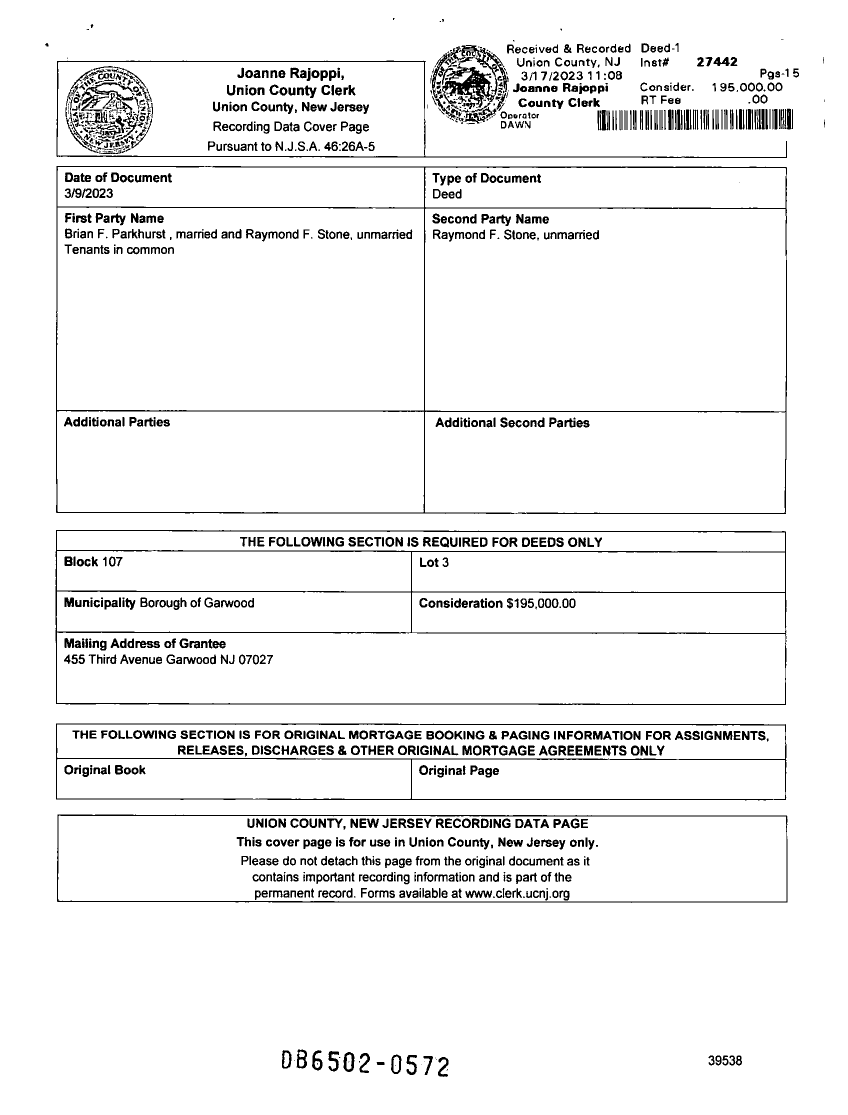
#> input picture image/Image_27442 - 2023 03 17.png, 1695 x 2229 px (shown at 1/2 size); its folder holds only this picture in this run
$ python table_extractor.py
#> lines starting #> are read from the running program, lines starting #| are printed output that depends on the picture; after the words box and inside, x2 and y2 are one past the last pixel; in counts of white or black regions, pixels touching at a corner belong together
import cv2 as cv
import numpy as np
import os


def show_destroy(winName, img):
    '''Show image for debugging
    '''
    img = cv.resize(img, (900, 750))
    cv.imshow(winName, img)
    cv.moveWindow(winName, 300, 10)
    cv.waitKey(0)
    cv.destroyWindow(winName)

def invert_img(img):
    '''Inverte a binary image using cv.bitwise_not() After applying gray-scaling &
    a constant threshold value
    '''
    gray = cv.cvtColor(img, cv.COLOR_BGR2GRAY)
    binary = cv.threshold(gray, 120, 255, cv.THRESH_BINARY)[1]
    inverted = cv.bitwise_not(binary)
    return inverted

# Get list of image names in folder so as to easily iterate over them by changing index
imgs = [i for i in os.listdir('image') if i.endswith('.png')]
imgs = [os.path.join(os.path.abspath('image'), img) for img in imgs]
src = cv.imread(imgs[0])
#> src is the input picture: shape (2229, 1695, 3); 94.5% white; 1351 black regions (251 under 20 px), largest, box (x1, y1, x2, y2) and area: (111, 1060, 1573, 1410) 17941, (112, 332, 1574, 1028) 17364, (112, 1447, 1573, 1601) 10084
assert src is not None, "Check file name or path"
# show_destroy('original', src)

inverted = invert_img(src)
# show_destroy('inverted', inverted)

horizontal = np.copy(inverted)
horizontal_SE = inverted.shape[1]
h_kernel = cv.getStructuringElement(cv.MORPH_RECT, (horizontal_SE//30, 1))
horizontal = cv.erode(horizontal, h_kernel)
#> horizontal: shape (2229, 1695); 1.1% white in thin lines or dots, all inside (x1, y1, x2, y2) = (139, 122, 1548, 1805)
# show_destroy('eroded', horizontal)
horizontal = cv.dilate(horizontal, h_kernel, iterations=3)
#> horizontal: shape (2229, 1695); 1.5% white in thin lines or dots, all inside (x1, y1, x2, y2) = (58, 122, 1632, 1805)
# show_destroy('dilated', horizontal)

vertical = np.copy(inverted)
vertical_SE = inverted.shape[0]
v_kernel = cv.getStructuringElement(cv.MORPH_RECT, (1, vertical_SE//20))
vertical = cv.erode(vertical, v_kernel)
#> vertical: shape (2229, 1695); 0.11% white in thin lines or dots, all inside (x1, y1, x2, y2) = (112, 177, 1575, 1750)
# show_destroy('eroded', vertical)
vertical = cv.dilate(vertical, v_kernel)
#> vertical: shape (2229, 1695); 0.18% white in thin lines or dots, all inside (x1, y1, x2, y2) = (112, 122, 1575, 1805)
# show_destroy('dilated', vertical)

combined = cv.add(horizontal, vertical)
# show_destroy('combined', combined)

kernel = cv.getStructuringElement(cv.MORPH_RECT, (2, 2))
combined_dilated = cv.dilate(combined, kernel, iterations=5)
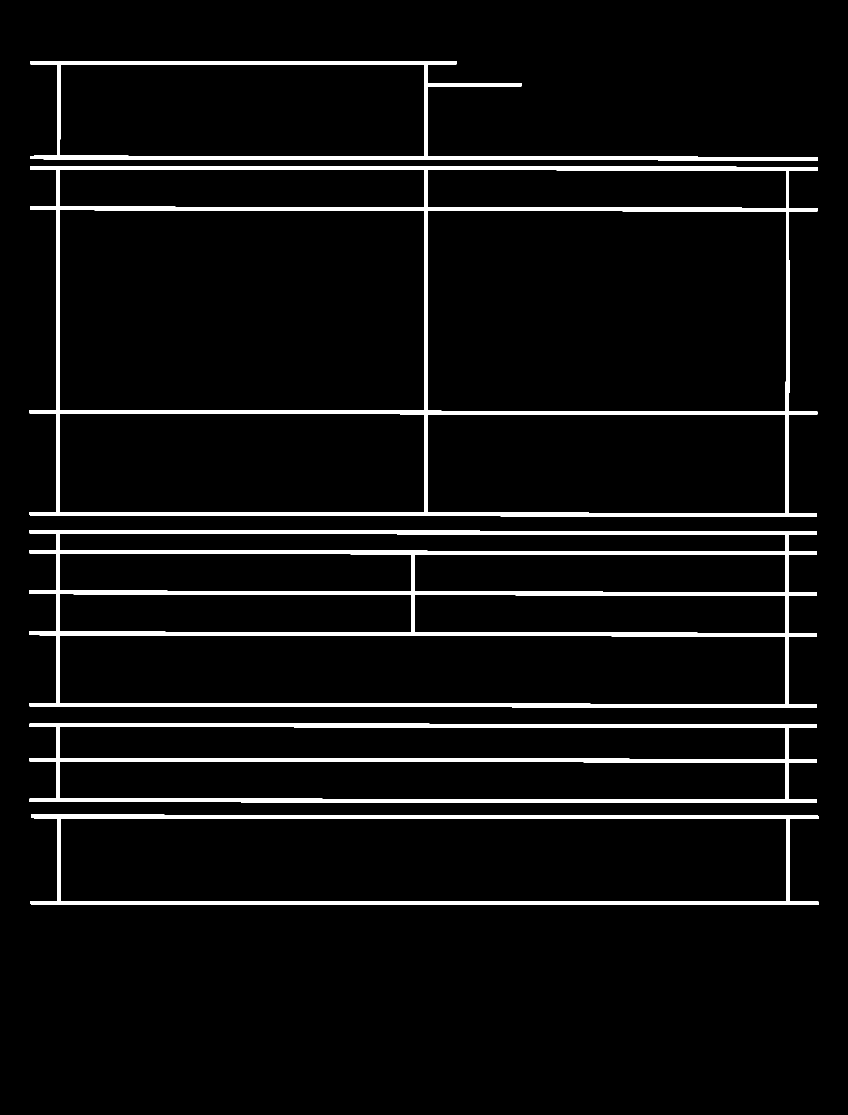
#> combined_dilated: shape (2229, 1695) (shown at 1/2 size); 5.4% white; 5 white regions
show_destroy('combined dilated', combined_dilated)
#> in show_destroy, `img = cv.resize(img, (900, 750))`:
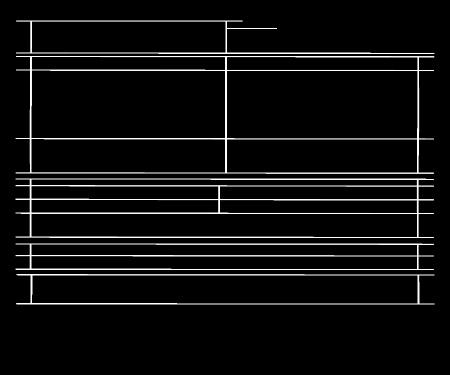
#> img: shape (750, 900) (shown at 1/2 size); min 0, max 255, mean 13.9

# Find & draw contours
contours, hierachy = cv.findContours(combined_dilated, cv.RETR_TREE, cv.CHAIN_APPROX_SIMPLE)
#> contours = 21 contours; largest, box (x1, y1, x2, y2) and area: (59, 332, 1636, 1033) 1025644, (58, 1060, 1634, 1415) 518907, (118, 419, 849, 822) 292120, (854, 421, 1573, 823) 287500, (61, 1629, 1637, 1810) 262796
src_with_cntrs = src.copy()
src_with_cntrs = cv.drawContours(src_with_cntrs, contours, -1, (255, 0, 0), 2)
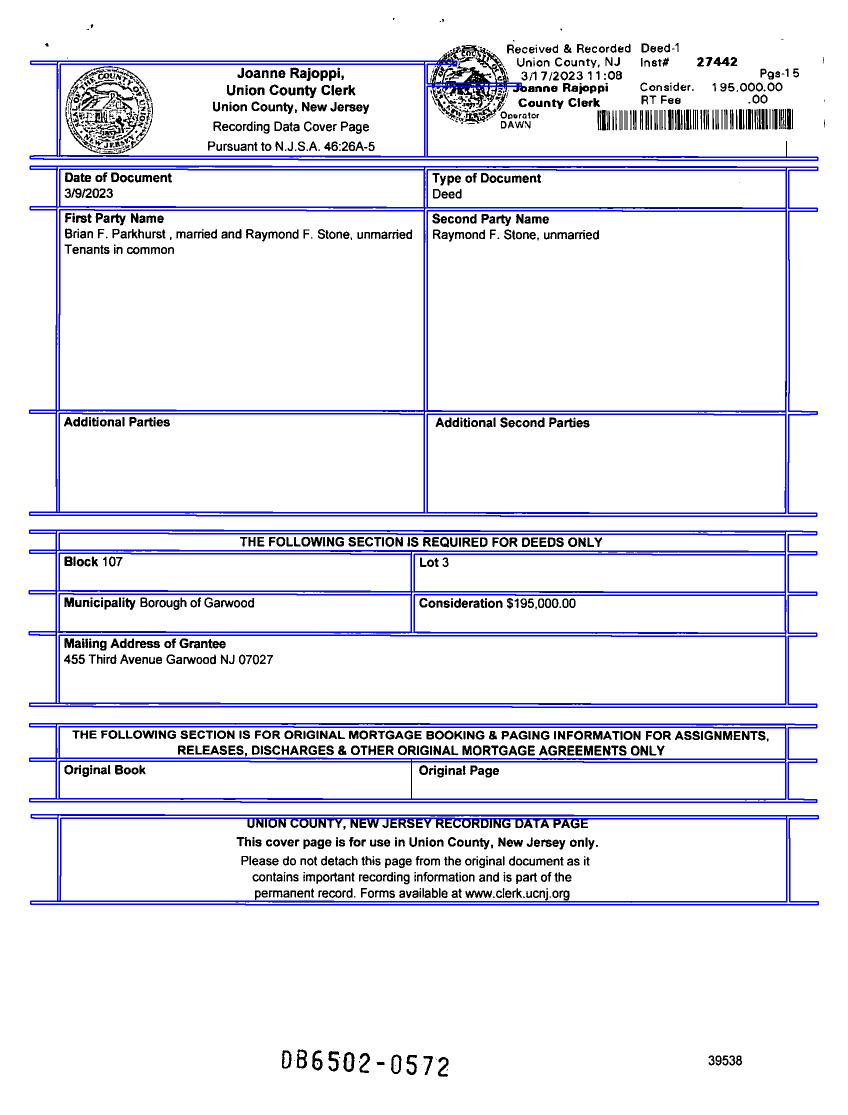
#> src_with_cntrs: shape (2229, 1695, 3) (shown at 1/2 size); 4.51% of pixels changed, all inside (x1, y1, x2, y2) = (57, 121, 1638, 1811)
show_destroy('Contours', src_with_cntrs)

# Approximation
rects = []
for cont in contours:
    peri = cv.arcLength(cont, True)
    approx = cv.approxPolyDP(cont, 0.01*peri, True)
    if len(approx) == 4 and cv.contourArea(cont) > 10* 10**3:
        rects.append(cont)
#> this loop made 21 passes
#> (peri, approx) on passes 2, 4, 5, 7, 8, 9, 10: (3235.9, [[121, 1637], [1572, 1637], [1573, 1802], [121, 1802]]), (3053.9, [[118, 1523], [1570, 1524], [1571, 1597], [119, 1597]]), (3031.3, [[118, 1454], [1570, 1455], [1571, 1517], [119, 1516]]), (3177.3, [[118, 1271], [1570, 1272], [1571, 1407], [119, 1406]]), (1635.3, [[828, 1190], [1569, 1190], [1571, 1265], [829, 1264]]), (1557.9, [[118, 1188], [821, 1189], [822, 1263], [119, 1263]]), (1632.5, [[828, 1109], [1569, 1109], [1570, 1183], [829, 1183]])
#> after the loop, rects = 16 contours; largest, box (x1, y1, x2, y2) and area: (118, 419, 849, 822) 292120, (854, 421, 1573, 823) 287500, (120, 1636, 1574, 1804) 241322, (118, 1270, 1572, 1409) 197989, (118, 826, 849, 1026) 144110

def show_contours(img, contours, start: int, end: int):
    '''Show rectangular contours on image, to allow which is our start and end rects,
    mainly for choosing which to send to OCR.\n
    (different images shows variable contour results)
    '''
#> called with start = 3, end = -1
    src_rects_only = img.copy()
    src_rects_only = cv.drawContours(src_rects_only, contours[start:end], -1, (255, 0, 0), 2) #*
#> src_rects_only: shape (2229, 1695, 3); 1.9% of pixels changed, all inside (x1, y1, x2, y2) = (117, 337, 1574, 1410)
    show_destroy('Rects only', src_rects_only)
#> call 3 of show_destroy, with winName = 'Rects only'
#> in show_destroy (call 3), `img = cv.resize(img, (900, 750))`:
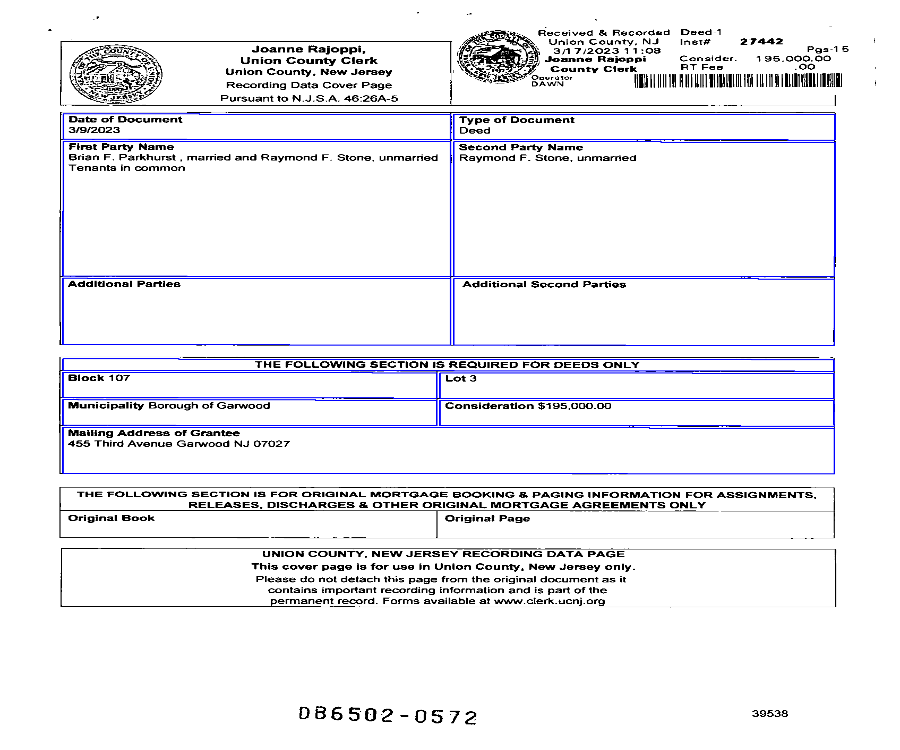
#> img: shape (750, 900, 3); mean of channels 0, 1, 2 242.6, 237.8, 237.8; drawn as B, G, R
show_contours(src, rects, 3, -1)

'''
#* rects[3:-1]
we use only some rects in rects[start:end] as different images show different results
for depending on image's quality, clarity and resilution.
So we determine which boxes to start and to end up with, sending them to OCR.
'''

$ run again, on image/Image_27446 - 2023 03 17.png
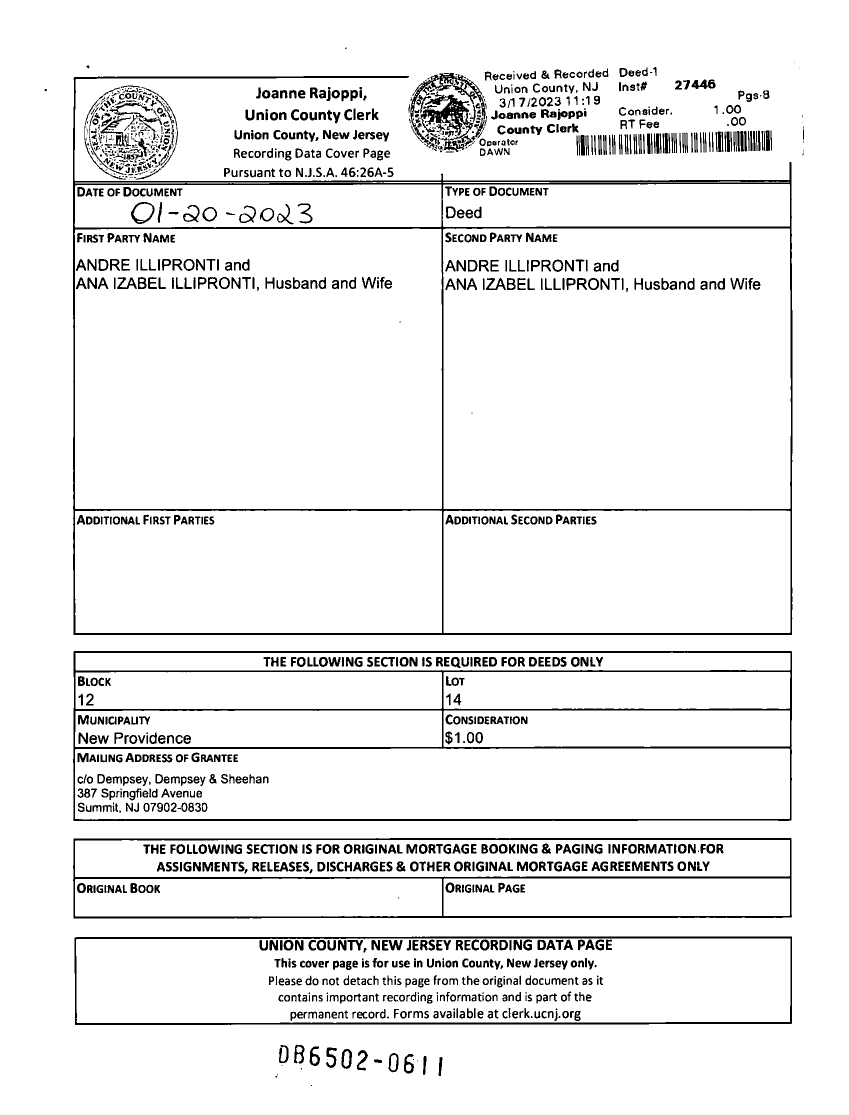
#> input picture image/Image_27446 - 2023 03 17.png, 1698 x 2230 px (shown at 1/2 size)
#> src is the input picture: shape (2230, 1698, 3); 93.3% white; 1465 black regions (283 under 20 px), largest, box (x1, y1, x2, y2) and area: (146, 152, 1585, 1270) 37654, (146, 1302, 1584, 1642) 28542, (146, 1676, 1584, 1837) 17320
#> combined: shape (2230, 1698); 2.7% white; 5 white regions, box (x1, y1, x2, y2) and area: (93, 152, 1641, 1270) 39140, (93, 1302, 1641, 1642) 30251, (94, 1676, 1641, 1837) 18492, (96, 1873, 1641, 2050) 13080, (793, 223, 975, 224) 182
#> combined_dilated: shape (2230, 1698); 6.3% white; 5 white regions
#> in show_destroy, `img = cv.resize(img, (900, 750))`:
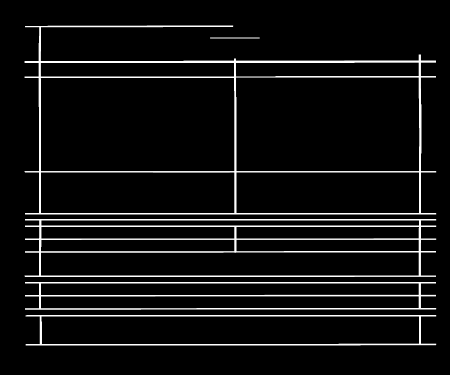
#> img: shape (750, 900) (shown at 1/2 size); min 0, max 255, mean 16.2
#> contours = 20 contours; largest, box (x1, y1, x2, y2) and area: (93, 152, 1646, 1275) 1327581, (93, 1302, 1646, 1647) 499345, (153, 462, 885, 1019) 405808, (890, 461, 1583, 1019) 384431, (96, 1873, 1646, 2055) 260084
#> src_with_cntrs: shape (2230, 1698, 3); 4.25% of pixels changed, all inside (x1, y1, x2, y2) = (92, 151, 1647, 2056)
#> img: shape (750, 900, 3)
#> the loop `for cont in contours:` made 20 passes
#> (peri, approx) on passes 2, 4, 5, 7, 8, 9, 10: (3175.3, [[156, 1883], [1580, 1881], [1581, 2043], [158, 2046]]), (2992.5, [[154, 1763], [1579, 1761], [1580, 1831], [155, 1833]]), (2988.5, [[154, 1686], [1579, 1684], [1580, 1752], [155, 1754]]), (3125.3, [[154, 1503], [1579, 1501], [1580, 1637], [155, 1639]]), (1513.1, [[891, 1426], [1579, 1425], [1580, 1492], [892, 1494]]), (1594.5, [[155, 1427], [883, 1425], [884, 1493], [155, 1494]]), (1516.5, [[891, 1349], [1580, 1348], [1580, 1416], [892, 1418]])
#> after the loop `for cont in contours:`: rects = 15 contours; largest, box (x1, y1, x2, y2) and area: (153, 462, 885, 1019) 405808, (890, 461, 1583, 1019) 384431, (156, 1881, 1582, 2047) 233276, (154, 1501, 1581, 1640) 194710, (154, 1025, 885, 1267) 175638
#> src_rects_only: shape (2230, 1698, 3); 1.8% of pixels changed, all inside (x1, y1, x2, y2) = (152, 372, 1584, 1641)
#> in show_destroy (call 3), `img = cv.resize(img, (900, 750))`:
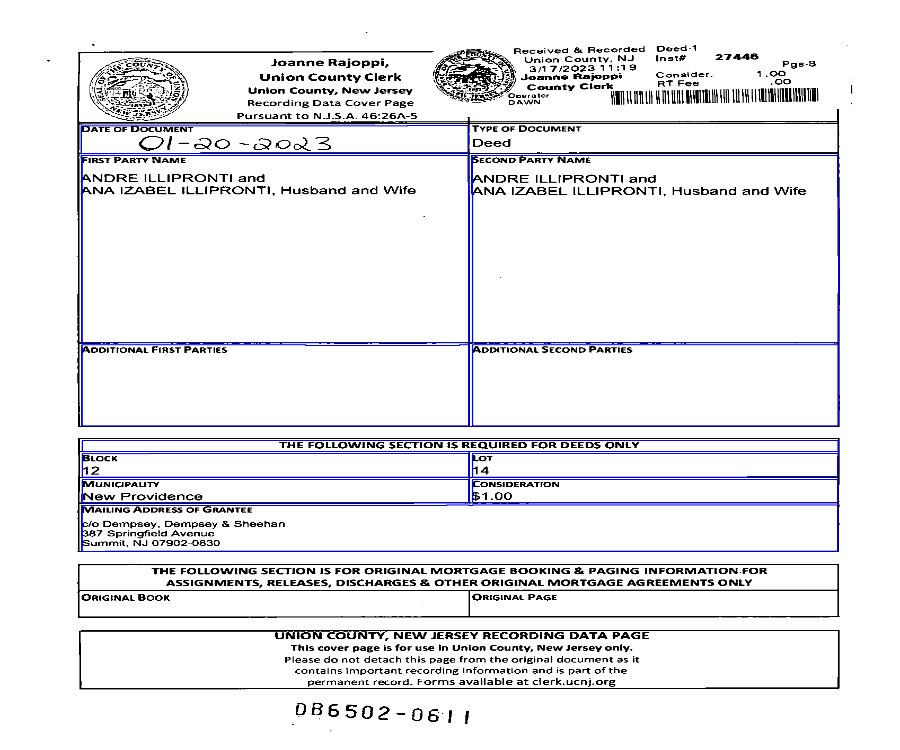
#> img: shape (750, 900, 3); mean of channels 0, 1, 2 239.9, 235.3, 235.3; drawn as B, G, R
